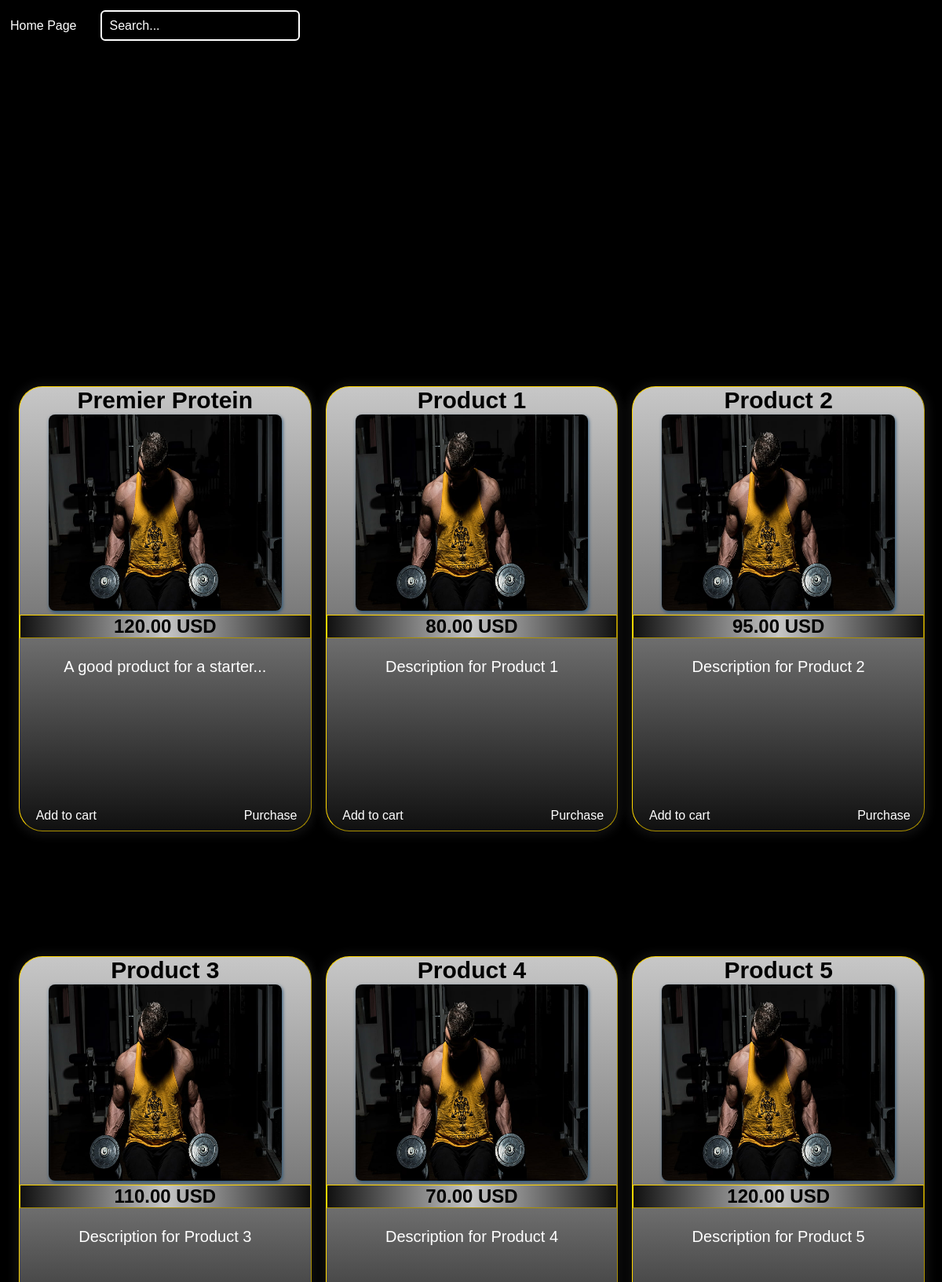
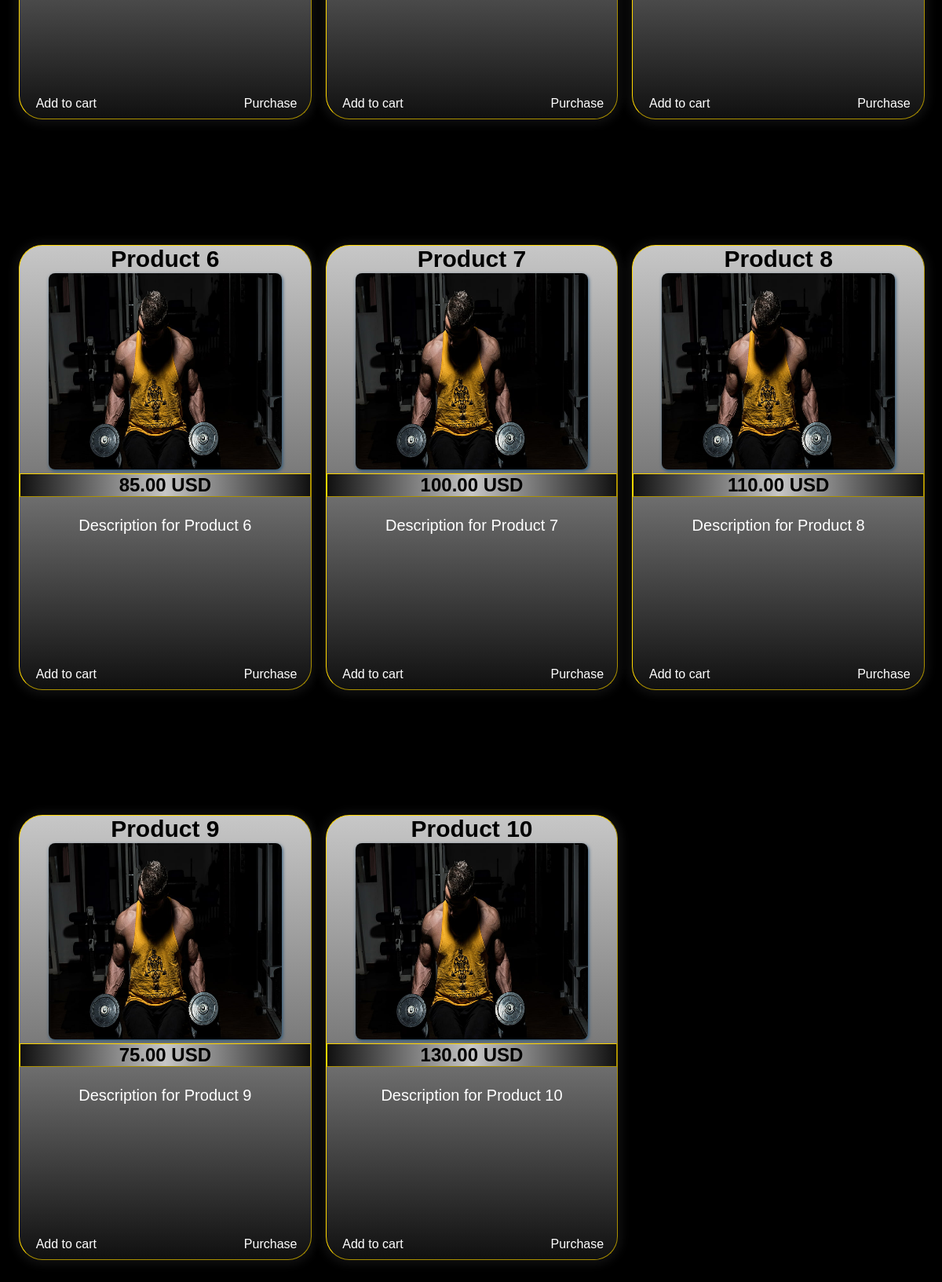
The page /supplies.php on the database its author committed (2 pictures, top to bottom).
### tables this page shows
CREATE TABLE `supplies` (
  `id` int(11) NOT NULL,
  `name` varchar(255) NOT NULL,
  `price` decimal(10,2) NOT NULL,
  `description` text NOT NULL,
  `image_path` varchar(255) DEFAULT NULL
);

### supplies.php (the view, shortened to what this page needs)
<?php
require "connection.php";
$stmt = $conn->prepare("SELECT id, name, price, description, image_path FROM supplies");
$stmt->execute();
$result = $stmt->get_result();
$supplies = $result->fetch_all(MYSQLI_ASSOC);
?>
<!DOCTYPE html>
<html lang="en">
<head>
  <link rel="stylesheet" href="supplies.css">
</head>
<body>
  <header class="header">
    <nav class="navbar">
      <a href="home.php">Home Page</a>
    </nav>
    <form action="" class="search-bar">
      <input type="text" placeholder="Search...">
      <button><ion-icon name="search-outline"></ion-icon></button>
    </form>
  </header>
  <div id="background"></div>
  <div class="protien-container">
    <div class="line1">
      <?php foreach ($supplies as $supply) { ?>
        <div class="card">
          <div class="title"><h2><?php echo $supply['name']; ?></h2></div>
          <div class="card-img">
            <img src="<?php echo $supply['image_path']; ?>" alt="">
          </div>
          <div class="content">
            <div class="price">
              <h2><?php echo $supply['price']; ?> USD</h2>
            </div>
            <div class="description">
              <?php echo $supply['description']; ?>
            </div>
            <div class="actions">
              <a href="#"><ion-icon name="cart-outline"></ion-icon>Add to cart</a>
              <a href="#"><ion-icon name="cash-outline"></ion-icon>Purchase</a>
            </div>
          </div>
        </div>
      <?php } ?>
    </div>
  </div>
</body>
</html>

### supplies.css (style rules this page uses)
* { margin: 0; padding: 0; font-family: sans-serif; scrollbar-width:thin; scrollbar-color: #6D6E74 black; scroll-behavior: smooth; scroll-snap-type: mandatory; }
body { height: 100vh; width: 100%; user-select: none; background-color: black; }
#background { position: fixed; height: 100vh; width: 100%; color: black; background-position: center; background-size: cover; }
.header { position: fixed; top: 0; left: 0; width: 100%; padding:13px; display: flex; border-radius: 3px; text-overflow: hidden; align-items: center; z-index: 100; }
.navbar a { position: relative; font-size: 16px; color: white; margin-right: 30px; text-decoration: none; }
.navbar a::after { content:"" ; position:absolute; left: 0; width: 100%; height: 2px; background-color: gold; bottom: -5px; border-radius: 5px; transform: translateY(10px); opacity: 0; transition: 0.5s ease; }
.search-bar { width: 250px; height: 35px; background-color: transparent; border: 2px solid white; border-radius: 6px; display: flex; align-items: center; }
.search-bar input { width: 100%; background-color: transparent; border: none; outline: none; color: white; font-size: 16px; padding-left: 10px; }
.search-bar button { width: 40px; height: 100%; background-color: transparent; outline: none; border: none; color: white; cursor: pointer; }
.search-bar input::placeholder { color: white; }
.protien-container, .cereatine-container, .equipment-container { height: 100%; width: 100%; position: absolute; top: 11%; display: grid; grid-template-rows: repeat(2,1fr); scroll-behavior: smooth; background-color: transparent; }
.line1, .line2, .line3 { height: 100%; padding:0 2%; display: grid; grid-template-columns: repeat(3,1fr); gap: 20px; }
.card { background:linear-gradient(to bottom,#c7c7c7,#7c7c7c, #101010); height: 80%; width: 100%; margin-top: 12%; border: 1px outset gold ; border-radius: 30px; display: grid; grid-template-rows: 30px 250px 1fr; gap: 5px; transition: 0.5s ease-in; box-shadow: 0px 1px 12px 5px #101010; -webkit-box-shadow: 0px 1px 12px 5px #101010; -moz-box-shadow: 0px 1px 12px 5px #101010; }
.title h2 { text-align: center; font-size: 30px; transition: all .4s ease-in; }
.card .card-img { display: flex; align-items: center; justify-content: center; }
.card .card-img img { height:100%; width: 80%; border-radius: 8px; box-shadow: 1px 2px 4px #285579; }
.card .price { display: flex; justify-content: center; align-items: center; border: 1px outset gold; }
.card .price h2 { width: 100%; font-size: 24px; background: linear-gradient(to right ,#101010,#c7c7c7 ,#101010); text-align: center; border: none; outline: none; }
.content { display: grid; grid-template-rows: 30px 1fr 1fr ; gap: 20px; }
.description { height: 150px; font-size: 20px; text-align: center; line-height: 1.6; color: white; }
.actions { height: 20px; width: 100%; display: grid; grid-template-columns: 1fr 1fr ; gap: 150px; margin-top: 7%; padding: 0; transition: .7s ease; }
.actions a { height: 100%; width: 83%; color: white; margin-left: 10%; text-decoration: none; display: flex; align-items: center; justify-content: center; gap: 5px; }

### rows shown on the page
supplies: name "Premier Protein", image_path (picture), price "120.00", description "A good product for a starter..."
supplies: name "Product 1", image_path (picture), price "80.00", description "Description for Product 1"
supplies: name "Product 2", image_path (picture), price "95.00", description "Description for Product 2"
supplies: name "Product 3", image_path (picture), price "110.00", description "Description for Product 3"
supplies: name "Product 4", image_path (picture), price "70.00", description "Description for Product 4"
supplies: name "Product 5", image_path (picture), price "120.00", description "Description for Product 5"
supplies: name "Product 6", image_path (picture), price "85.00", description "Description for Product 6"
supplies: name "Product 7", image_path (picture), price "100.00", description "Description for Product 7"
supplies: name "Product 8", image_path (picture), price "110.00", description "Description for Product 8"
supplies: name "Product 9", image_path (picture), price "75.00", description "Description for Product 9"
supplies: name "Product 10", image_path (picture), price "130.00", description "Description for Product 10"
